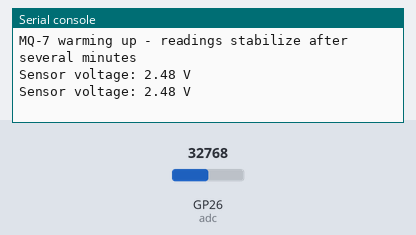
A program run on a simulated Raspberry Pi Pico running MicroPython. Shown: the last lines printed to the serial console. The inputs (shaded band) are chosen by the test bench; at power-on: GP26 (adc) = 32768 (analog values on the 0–65535 scale).

Above: at 1.2 s.
1.3 s: GP26 (adc) set to 45874
At 2.6 s:
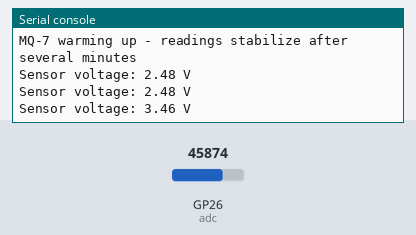
2.8 s: GP26 (adc) set to 57670
At 3.8 s:
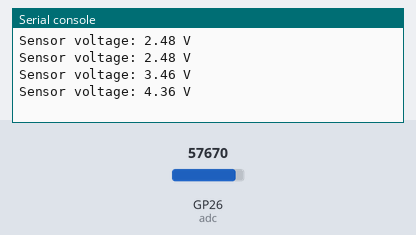
Timing chart, 0 to 5.8 s (numbered marks = the images above; inputs shaded):
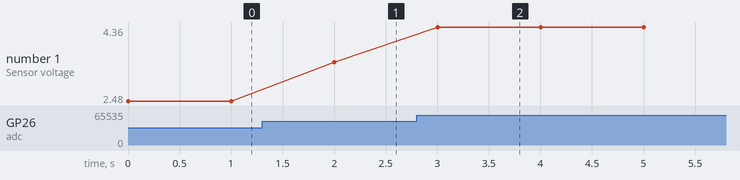

The program:

example.py
```python
# Runs on MicroPython (e.g., Pico) to read the MQ-7 on ADC0 (GP26), convert the 16-bit ADC value to volts with divider compensation, and print the sensor voltage in a loop.
#
# Buy this module: https://shillehtek.com/products/mq-7-co-gas-sensor-module-arduino-esp32
# Full manual: https://shillehtek.com/blogs/shillehtek-product-manuals/mq-7-co-gas-sensor-module-arduino-esp32-manual
# More examples: https://github.com/shillehbean/shillehtek-examples
#

from machine import ADC
import time

# MQ-7 A0 -> 10k/20k divider -> GP26 (ADC0)
adc = ADC(26)
DIVIDER = 1.5

print("MQ-7 warming up - readings stabilize after several minutes")
while True:
    raw = adc.read_u16()
    v_adc = raw * 3.3 / 65535
    v_sensor = v_adc * DIVIDER
    print("Sensor voltage: {:.2f} V".format(v_sensor))
    time.sleep(1)
```

Measured:
- after the input at 1.3 s, the serial console: prints a new line after 0.70 s (image 1)
- after the input at 2.8 s, the serial console: prints a new line after 0.20 s (image 2)
- plotted number 1: 2.48 → 3.46 after the input at 1.3 s, 3.46 → 4.36 after the input at 2.8 s
